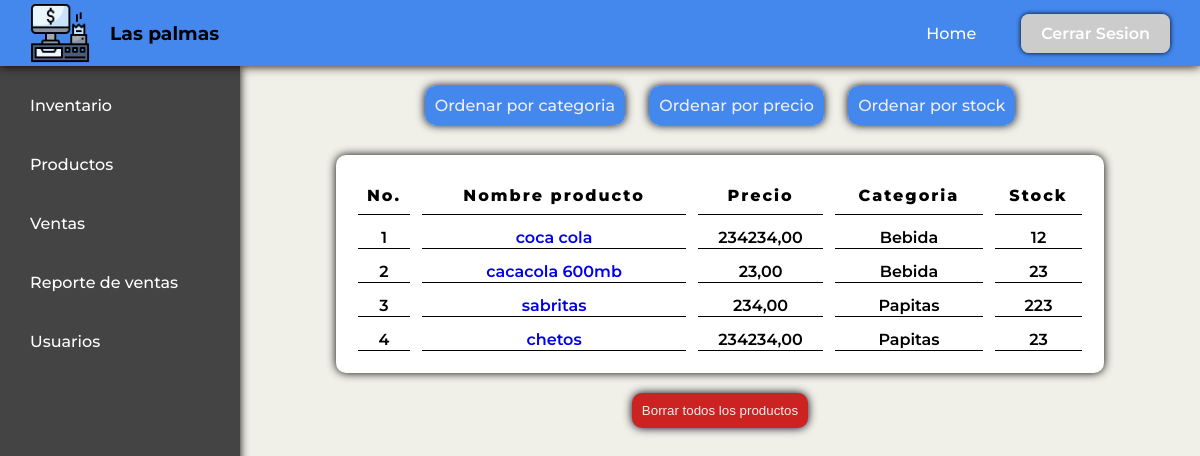
Screenshot of /inventory/?orden=categoria (signed in) with the database file from the repository.
### productos/models.py (models this page shows, shortened)
class Producto(models.Model):
    id_unico = models.UUIDField(default=uuid.uuid4, editable=False, unique=True)
    categoria = models.CharField(max_length=100)
    nombre = models.CharField(max_length=200, unique=True)
    precio = models.DecimalField(max_digits=10, decimal_places=2)
    stock = models.IntegerField()
    descripcion = models.TextField(blank=True, null=True)

### core/views.py (the view)
# urls.py: path('inventory/', views.inventory, name='inventory'),
@login_required
def inventory(request):
    orden = request.GET.get('orden', 'nombre')
    if orden == 'precio':
        productos = Producto.objects.all().order_by('precio')  # Orden ascendente
    elif orden == 'categoria':
        productos = Producto.objects.all().order_by('categoria')
    elif orden == 'stock':
        productos = Producto.objects.all().order_by('-stock')  # Orden descendente
    else:
        productos = Producto.objects.all()
    return render(request, 'core/inventory.html', {'productos':productos})

### core/templates/core/inventory.html (shortened to what this page needs)
{% extends 'core/base.html' %}
{% load static %}
{% block css-styles %}
    <link rel="stylesheet" href="{% static 'core/css/inventory-style.css' %}">
{% endblock css-styles %}
{% block content %}
<div class="buttons-container">
  <form action="{% url 'inventory' %}" method="get">
    <a href="?orden=categoria" class="btn-ordenamiento">Ordenar por categoria</a>
    <a href="?orden=precio" class="btn-ordenamiento"> Ordenar por precio</a>
    <a href="?orden=stock" class="btn-ordenamiento">Ordenar por stock</a>
  </form>
</div>
<div class="main-box">
  <div class="table-container">
      <table class="table">
        <thead>
            <tr>
              <th>No.</th>
              <th>Nombre producto</th>
              <th>Precio </th>
              <th>Categoria</th>
              <th>Stock</th>
            </tr>
        </thead>
        <tbody>
          {% for producto in productos %}
            <tr>
              <td>{{ forloop.counter }}</td>
              <td><a href="{% url 'modify_product' producto.id_unico %}">{{producto.nombre}}</a></td>
              <td>{{producto.precio}}</td>
              <td>{{producto.categoria}}</td>
              <td>{{producto.stock}}</td>
            </tr>
          {% endfor %}
        </tbody>
      </table>
    </div>
</div>
<form action="{% url 'delete_all_products' %}" method="post">
  <button type="submit" class="--borrar" >Borrar todos los productos</a>
</form>
{% endblock content %}

### core/static/core/css/base-style.css (style rules this page uses)
body { font-family: "Montserrat",sans-serif; font-weight: 500; box-sizing: border-box; min-height: 100vh; }
body,html { margin: 0; padding: 0; overflow: hidden; }
* { box-sizing: border-box; }

### core/static/core/css/inventory-style.css (style rules this page uses)
body { background-color: #F1F0E8; height: 100%; }
* { box-sizing: border-box; }
.table-container { width: 100%; }
.main-box { display: flex; width: 100%; max-width: 80%; background-color: #fff; margin-top: 40px; box-shadow: 0px 0px 10px #000; border-radius: 10px; margin-bottom: 20px; }
.table { width: 100%; padding: 10px; border-spacing: 12px; }
.table td, th { font-weight: 600; border: none; border-bottom: 1px solid #000; text-align: center; }
th { font-weight: 800; letter-spacing: 2px; }
.table a { text-decoration: none; }
.table th { line-height: 35px; }
.buttons-container { margin: 30px 0px 0px 0px; }
.btn-ordenamiento { padding: 10px; background-color: #48e; outline: none; border-radius: 10px; border: none; box-shadow: 0px 0px 10px #001; margin: 0px 10px; color: #eee; text-decoration: none; }
.--borrar { padding: 10px; background-color: #c22; outline: none; border-radius: 10px; border: none; box-shadow: 0px 0px 10px #001; margin: 0px 10px; color: #eee; text-decoration: none; }

### rows the page displays
Producto: nombre "coca cola", precio "234234,00", categoria "Bebida", stock "12"
Producto: nombre "cacacola 600mb", precio "23,00", categoria "Bebida", stock "23"
Producto: nombre "sabritas", precio "234,00", categoria "Papitas", stock "223"
Producto: nombre "chetos", precio "234234,00", categoria "Papitas", stock "23"
